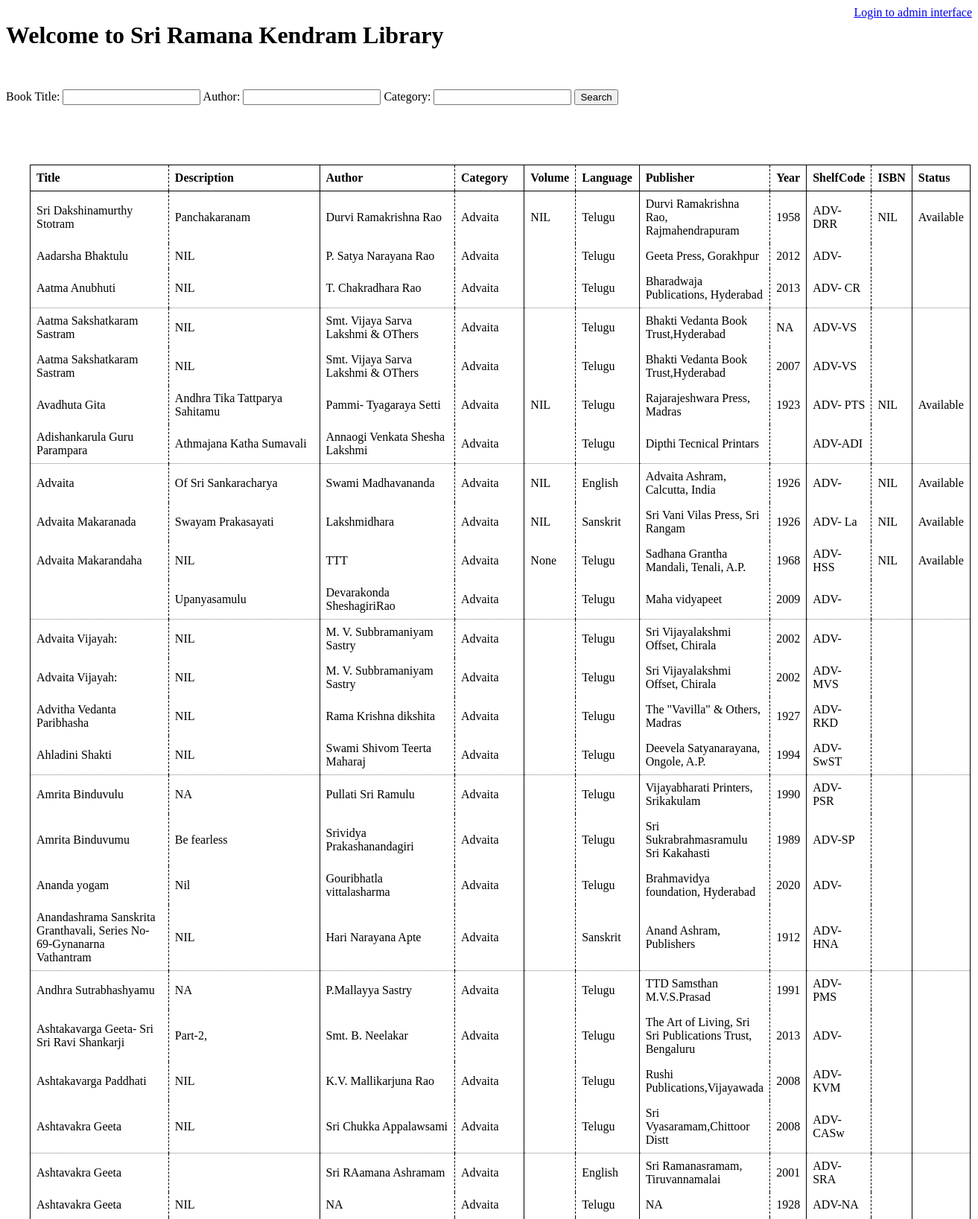
The page / (upper part) on the database its author committed.
### rlib/models.py (models this page shows, shortened)
class Book(models.Model):
    BookId = models.AutoField(primary_key=True)
    BookTitle = models.CharField(max_length=255)
    Description = models.TextField()
    Author = models.CharField(max_length=255)
    Category = models.CharField(max_length=255)
    Volume = models.CharField(max_length=255, null=True, blank=True)
    Language = models.CharField(max_length=255)
    OldShelfCode = models.CharField(max_length=255)
    OldAccNo = models.CharField(max_length=255)
    Publisher = models.CharField(max_length=255)
    YearOfPublication = models.CharField(max_length=10)
    NewShelfCode = models.CharField(max_length=255, null=True, blank=True)
    Checked = models.CharField(max_length=255, null=True, blank=True)
    ISBN = models.CharField(max_length=255)
    Status = models.CharField(max_length=255, default='Available', choices=[('Available', 'Available'), ('Damaged', 'Damaged'), ('Lost', 'Lost')])

### rlib/views.py (the view, shortened to what this page needs)
# urls.py: path("", views.index, name="index"),
def index(request):
    if request.method == "GET":
        search_form = SearchForm()
        books = Book.objects.all()[:200]
        return render(request, "search_form.html", {"form": search_form, 'books': books})

### rlib/views.py
class SearchForm(Form):
    title = forms.CharField(label="Book Title", max_length=100, required=False)
    author = forms.CharField(label="Author", max_length=100, required=False)
    category = forms.CharField(label="Category", max_length=100, required=False)

### templates/search_form.html (shortened to what this page needs)
<!DOCTYPE html>
<html lang="en">
<head>
</head>
<body>
<div>
    <div>
        <h1>Welcome to Sri Ramana Kendram Library</h1>
        <a href="/admin">Login to admin interface</a>
    </div>
    <form method="post">
        {{ form.as_table }}
        <button type="submit">Search</button>
    </form>
</div>
<main>
    {% if books %}
        <table>
            <thead>
            <tr>
                <td> Title</td>
                <td> Description</td>
                <td> Author</td>
                <td> Category</td>
                <td> Volume</td>
                <td> Language</td>
                <td> Publisher</td>
                <td> Year</td>
                <td> ShelfCode</td>
                <td> ISBN</td>
                <td> Status</td>
            </tr>
            </thead>
            <tbody>
            {% for book in books %}
                <tr>
                    <td> {{ book.BookTitle }} </td>
                    <td> {{ book.Description }} </td>
                    <td> {{ book.Author }} </td>
                    <td> {{ book.Category }} </td>
                    <td> {{ book.Volume }} </td>
                    <td> {{ book.Language }} </td>
                    <td> {{ book.Publisher }} </td>
                    <td> {{ book.YearOfPublication }} </td>
                    <td> {{ book.NewShelfCode }} </td>
                    <td> {{ book.ISBN }} </td>
                    <td> {{ book.Status }} </td>
                </tr>
            {% endfor %}
            </tbody>
        </table>
    {% endif %}
</main>
</body>
</html>

### templates/search_form.html (style rules this page uses)
table { border-collapse: collapse; border-spacing: 0; }
table > thead > tr > td { font-weight: bold; }
td:nth-child(2n-1) { border-right: black 1px dashed; }
td:nth-child(2n), td:last-child { border-right: black 1px solid; border-right: black 1px solid; }
td { padding: 0.5em; }
td:first-child { border-left: black 1px solid; }
tr:first-child > td { border-top: black 1px solid; }
tr:nth-child(4n) { border-top: gray 1px dotted; }
tr:last-child > td { border-bottom: black 1px solid; }
main { padding-top: 5em; padding-left: 2em; padding-right: 2em; }
h1 { text-align: center; display: inline; }
a { text-align: right; }
div > div { display: flex; flex-direction: row; justify-content: space-between; padding-bottom: 2em; }

### rows shown on the page
Book: BookTitle "Sri Dakshinamurthy Stotram", Description "Panchakaranam", Author "Durvi Ramakrishna Rao", Category "Advaita", Volume "NIL", Language "Telugu", Publisher "Durvi Ramakrishna Rao, Rajmahendrapuram", YearOfPublication "1958", NewShelfCode "ADV-DRR", ISBN "NIL", Status "Available"
Book: BookTitle "Aadarsha Bhaktulu", Description "NIL", Author "P. Satya Narayana Rao", Category "Advaita", Language "Telugu", Publisher "Geeta Press, Gorakhpur", YearOfPublication "2012", NewShelfCode "ADV-"
Book: BookTitle "Aatma Anubhuti", Description "NIL", Author "T. Chakradhara Rao", Category "Advaita", Language "Telugu", Publisher "Bharadwaja Publications, Hyderabad", YearOfPublication "2013", NewShelfCode "ADV- CR"
Book: BookTitle "Aatma Sakshatkaram Sastram", Description "NIL", Author "Smt. Vijaya Sarva Lakshmi & OThers", Category "Advaita", Language "Telugu", Publisher "Bhakti Vedanta Book Trust,Hyderabad", YearOfPublication "NA", NewShelfCode "ADV-VS"
Book: BookTitle "Aatma Sakshatkaram Sastram", Description "NIL", Author "Smt. Vijaya Sarva Lakshmi & OThers", Category "Advaita", Language "Telugu", Publisher "Bhakti Vedanta Book Trust,Hyderabad", YearOfPublication "2007", NewShelfCode "ADV-VS"
Book: BookTitle "Avadhuta Gita", Description "Andhra Tika Tattparya Sahitamu", Author "Pammi- Tyagaraya Setti", Category "Advaita", Volume "NIL", Language "Telugu", Publisher "Rajarajeshwara Press, Madras", YearOfPublication "1923", NewShelfCode "ADV- PTS", ISBN "NIL", Status "Available"
Book: BookTitle "Adishankarula Guru Parampara", Description "Athmajana Katha Sumavali", Author "Annaogi Venkata Shesha Lakshmi", Category "Advaita", Language "Telugu", Publisher "Dipthi Tecnical Printars", NewShelfCode "ADV-ADI"
Book: BookTitle "Advaita", Description "Of Sri Sankaracharya", Author "Swami Madhavananda", Category "Advaita", Volume "NIL", Language "English", Publisher "Advaita Ashram, Calcutta, India", YearOfPublication "1926", NewShelfCode "ADV-", ISBN "NIL", Status "Available"
Book: BookTitle "Advaita Makaranada", Description "Swayam Prakasayati", Author "Lakshmidhara", Category "Advaita", Volume "NIL", Language "Sanskrit", Publisher "Sri Vani Vilas Press, Sri Rangam", YearOfPublication "1926", NewShelfCode "ADV- La", ISBN "NIL", Status "Available"
Book: BookTitle "Advaita Makarandaha", Description "NIL", Author "TTT", Category "Advaita", Volume "None", Language "Telugu", Publisher "Sadhana Grantha Mandali, Tenali, A.P.", YearOfPublication "1968", NewShelfCode "ADV- HSS", ISBN "NIL", Status "Available"
Book: Description "Upanyasamulu", Author "Devarakonda SheshagiriRao", Category "Advaita", Language "Telugu", Publisher "Maha vidyapeet", YearOfPublication "2009", NewShelfCode "ADV-"
Book: BookTitle "Advaita Vijayah:", Description "NIL", Author "M. V. Subbramaniyam Sastry", Category "Advaita", Language "Telugu", Publisher "Sri Vijayalakshmi Offset, Chirala", YearOfPublication "2002", NewShelfCode "ADV-"
Book: BookTitle "Advaita Vijayah:", Description "NIL", Author "M. V. Subbramaniyam Sastry", Category "Advaita", Language "Telugu", Publisher "Sri Vijayalakshmi Offset, Chirala", YearOfPublication "2002", NewShelfCode "ADV-MVS"
Book: BookTitle "Advitha Vedanta Paribhasha", Description "NIL", Author "Rama Krishna dikshita", Category "Advaita", Language "Telugu", Publisher "The \"Vavilla\" & Others, Madras", YearOfPublication "1927", NewShelfCode "ADV-RKD"
Book: BookTitle "Ahladini Shakti", Description "NIL", Author "Swami Shivom Teerta Maharaj", Category "Advaita", Language "Telugu", Publisher "Deevela Satyanarayana, Ongole, A.P.", YearOfPublication "1994", NewShelfCode "ADV- SwST"
Book: BookTitle "Amrita Binduvulu", Description "NA", Author "Pullati Sri Ramulu", Category "Advaita", Language "Telugu", Publisher "Vijayabharati Printers, Srikakulam", YearOfPublication "1990", NewShelfCode "ADV- PSR"
Book: BookTitle "Amrita Binduvumu", Description "Be fearless", Author "Srividya Prakashanandagiri", Category "Advaita", Language "Telugu", Publisher "Sri Sukrabrahmasramulu Sri Kakahasti", YearOfPublication "1989", NewShelfCode "ADV-SP"
Book: BookTitle "Ananda yogam", Description "Nil", Author "Gouribhatla vittalasharma", Category "Advaita", Language "Telugu", Publisher "Brahmavidya foundation, Hyderabad", YearOfPublication "2020", NewShelfCode "ADV-"
Book: BookTitle "Anandashrama Sanskrita Granthavali, Series No-69-Gynanarna Vathantram", Description "NIL", Author "Hari Narayana Apte", Category "Advaita", Language "Sanskrit", Publisher "Anand Ashram, Publishers", YearOfPublication "1912", NewShelfCode "ADV- HNA"
Book: BookTitle "Andhra Sutrabhashyamu", Description "NA", Author "P.Mallayya Sastry", Category "Advaita", Language "Telugu", Publisher "TTD Samsthan M.V.S.Prasad", YearOfPublication "1991", NewShelfCode "ADV- PMS"
Book: BookTitle "Ashtakavarga Geeta- Sri Sri Ravi Shankarji", Description "Part-2,", Author "Smt. B. Neelakar", Category "Advaita", Language "Telugu", Publisher "The Art of Living, Sri Sri Publications Trust, Bengaluru", YearOfPublication "2013", NewShelfCode "ADV-"
Book: BookTitle "Ashtakavarga Paddhati", Description "NIL", Author "K.V. Mallikarjuna Rao", Category "Advaita", Language "Telugu", Publisher "Rushi Publications,Vijayawada", YearOfPublication "2008", NewShelfCode "ADV-KVM"
Book: BookTitle "Ashtavakra Geeta", Description "NIL", Author "Sri Chukka Appalawsami", Category "Advaita", Language "Telugu", Publisher "Sri Vyasaramam,Chittoor Distt", YearOfPublication "2008", NewShelfCode "ADV- CASw"
Book: BookTitle "Ashtavakra Geeta", Author "Sri RAamana Ashramam", Category "Advaita", Language "English", Publisher "Sri Ramanasramam, Tiruvannamalai", YearOfPublication "2001", NewShelfCode "ADV- SRA"
Book: BookTitle "Ashtavakra Geeta", Description "NIL", Author "NA", Category "Advaita", Language "Telugu", Publisher "NA", YearOfPublication "1928", NewShelfCode "ADV-NA"
